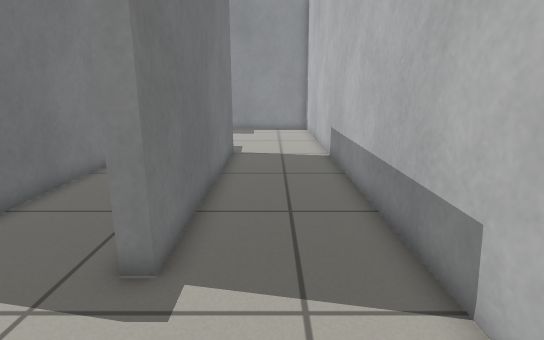
View 1 (above)

18 first-person views from a walk through a Gazebo world. The camera is 0.78 m above the floor, tilts 14° down and sees 80° across. The floor is counted in squares, 0.25 m on a side. Each view is taken from the middle of a square. On the plan, view 1 faces up. The plan holds only what a view shows up to about 20 squares ahead; the rest is blank. The robots in the file are not drawn.

View 2
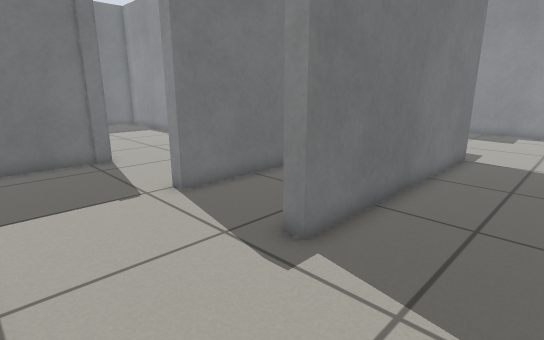

View 3
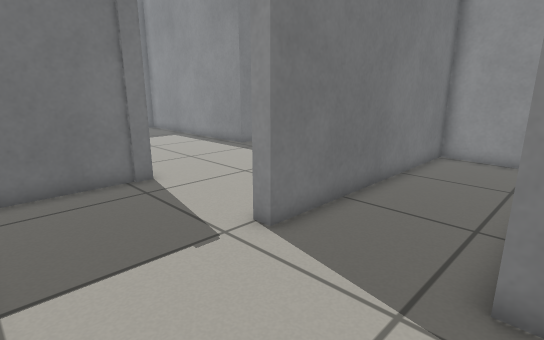

View 4
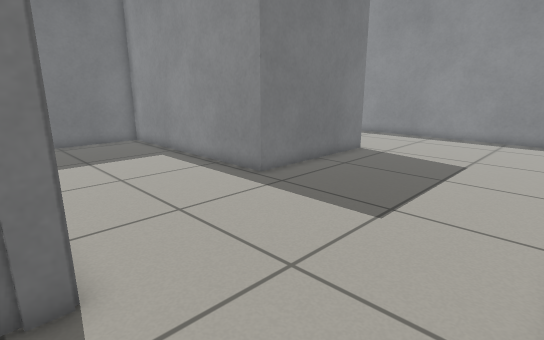

View 5
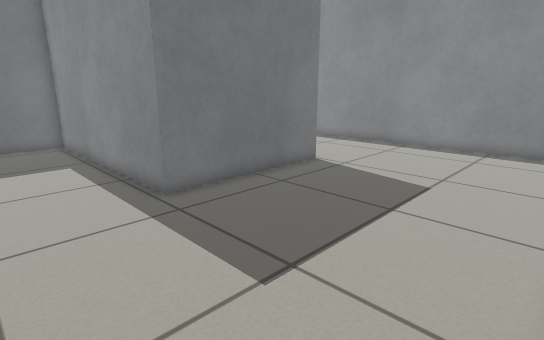

View 6
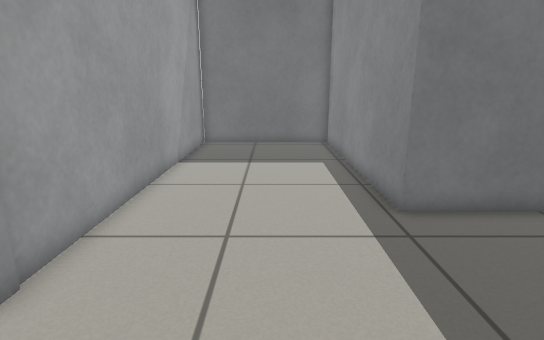

View 7
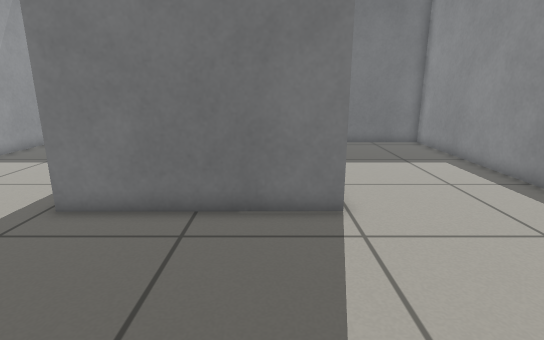

View 8
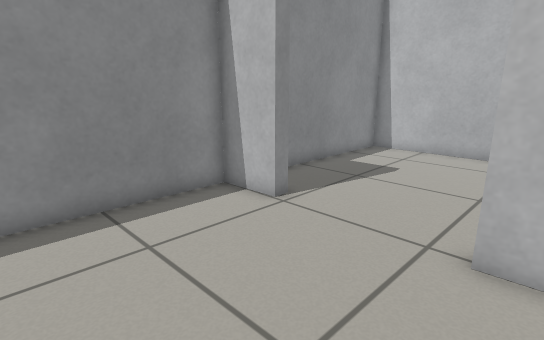

View 9
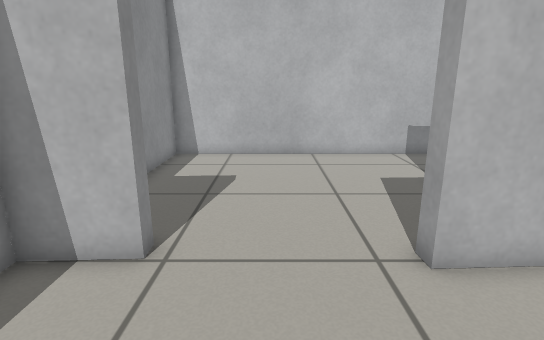

View 10
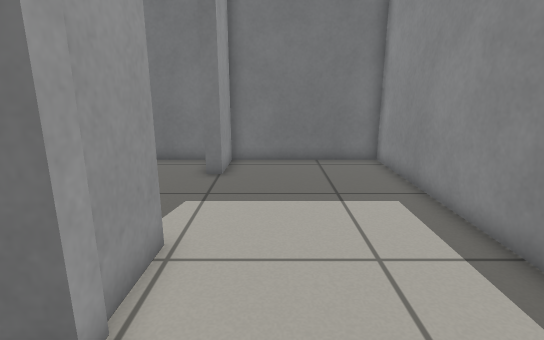

View 11
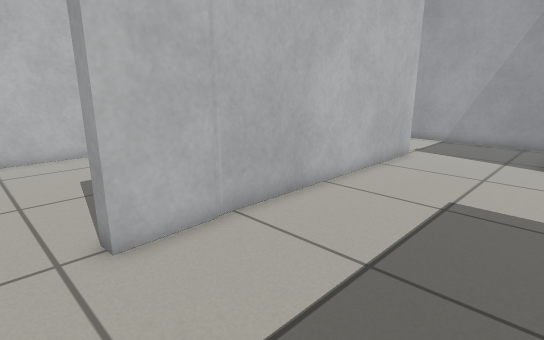

View 12
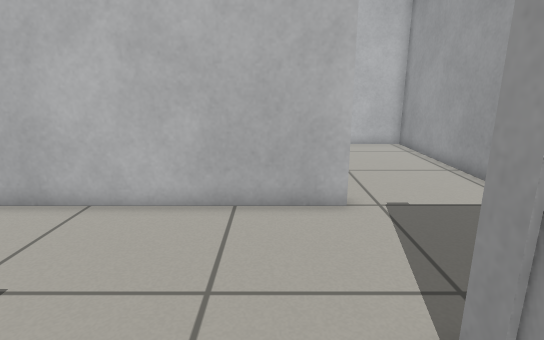

View 13
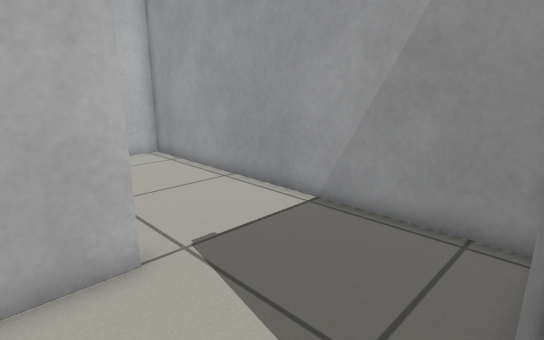

View 14
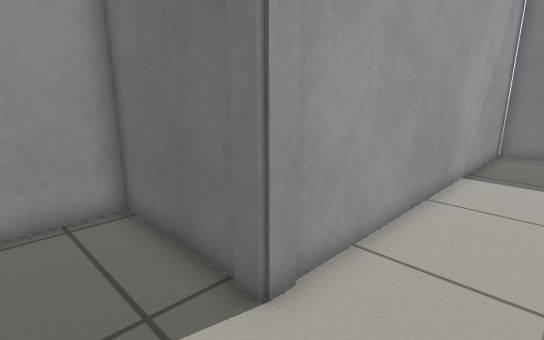

View 15
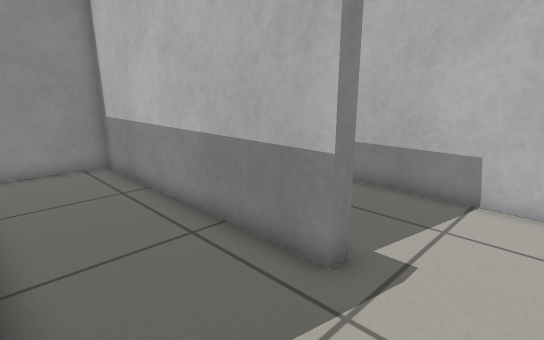

View 16
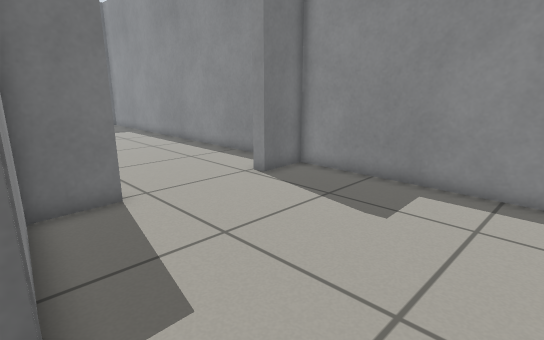

View 17
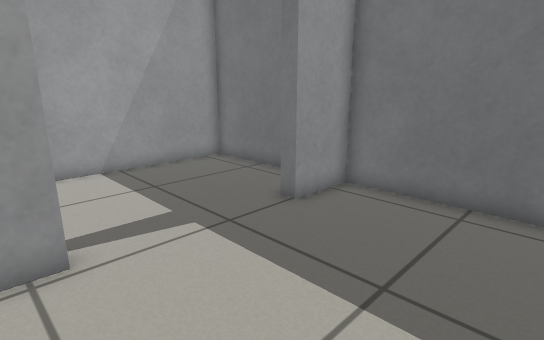

View 18
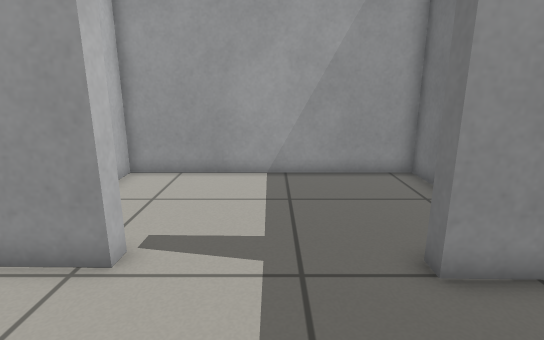

### Floor plan
Ten units are one square. View 1 is at (0, 0); x grows to the right and y downward. Boxes are objects, and circles mark ways between rooms. Rooms are numbered by the first view taken in them; rooms with no view inside come last. Other rooms are left out.
<svg viewBox="-292 -273 325 283">
<path fill="none" stroke="#000" d="M-72 -192 -71 -169 -20 -163 -20 -50M-14 5 28 5 28 -268 -70 -268 -70 -244M-20 -50 -26 -50 -26 -158 -70 -163 -70 -50 -76 -50M-76 5 -14 5M-130 -49 -130 5 -76 5M-201 -198 -170 -197 -170 -124 -284 -124 -284 -49M-77 -171 -78 -192 -72 -192M-70 -244 -76 -244 -76 -268 -284 -268 -284 -202 -258 -201 -258 -195M-76 -50 -76 -188M-287 -49 -130 -49M-201 -191 -201 -198M-284 -191 -284 -130 -176 -130 -176 -140"/>
<circle cx="-20" cy="-20" r="3" fill="#2a7"/>
<circle cx="-70" cy="-220" r="3" fill="#2a7"/>
<circle cx="-70" cy="-20" r="3" fill="#2a7"/>
<circle cx="-100" cy="-50" r="3" fill="#2a7"/>
<circle cx="-230" cy="-200" r="3" fill="#2a7"/>
<text x="-10" y="-160">1</text>
<text x="-50" y="-70">2</text>
<text x="-100" y="-30">3</text>
<text x="-160" y="-160">4</text>
<text x="-230" y="-160">5</text>
</svg>
Room 1 opens to room 2. Room 1 opens to room 4. Room 2 opens to room 3. Room 3 opens to room 4. Room 4 opens to room 5.

Where each view was taken, in squares from view 1:
view 1: 0 up, 0 right, facing up
view 2: 0 up, 2 right, facing up-left
view 3: 0 up, 2 left, facing up-left
view 4: 4 up, 8 left, facing up-left
view 5: 8 up, 8 left, facing up-left
view 6: 9 up, 9 left, facing left
view 7: 18 up, 9 left, facing left
view 8: 18 up, 14 left, facing up-right
view 9: 22 up, 13 left, facing right
view 10: 22 up, 14 left, facing left
view 11: 21 up, 14 left, facing down-right
view 12: 7 up, 16 left, facing right
view 13: 7 up, 13 left, facing down-right
view 14: 8 up, 10 left, facing down-left
view 15: 2 up, 7 left, facing up-right
view 16: 16 up, 2 right, facing up-left
view 17: 26 up, 19 left, facing down-left
view 18: 25 up, 23 left, facing down
